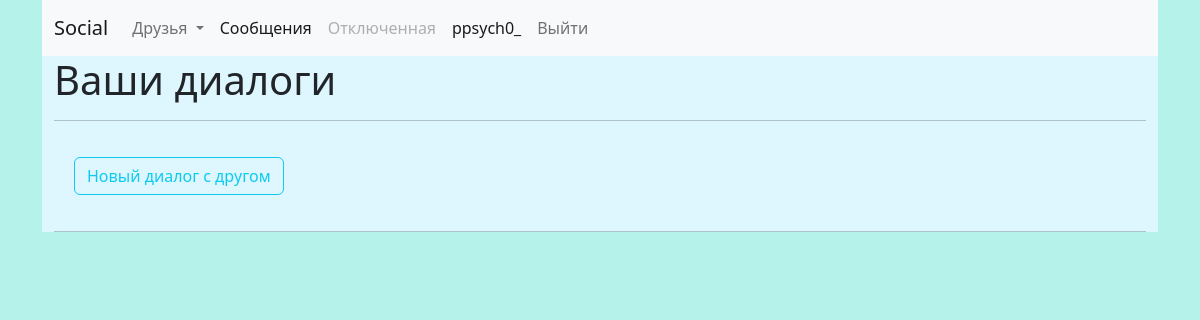
The page /chat/ (signed in) on the database as committed earlier.
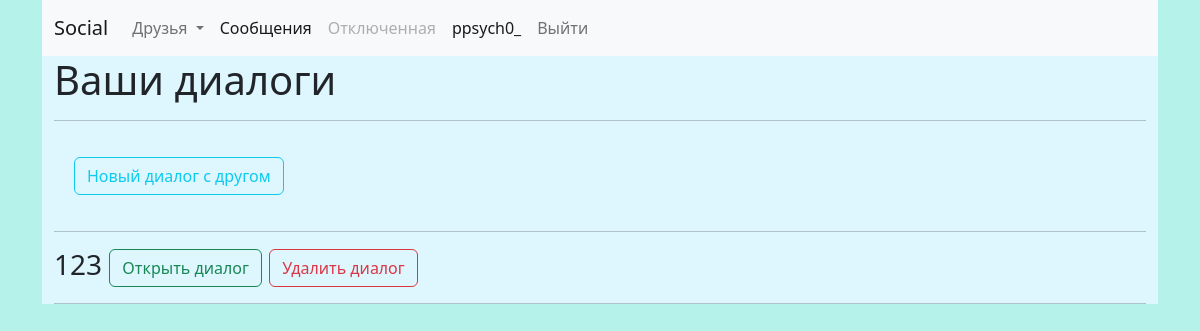
The same page on the database as committed later.
### users/models.py (models this page shows)
class User(AbstractUser):
	img = models.ImageField(upload_to='profile_photo/', blank=True)

### messanger/views.py (the view)
# urls.py: path('chat/', chat_list, name='chats'),
def chat_list(request):
	context = {}
	if request.method == 'GET':
		if 'add_new_chat' in request.GET:
				with_user_id = request.GET.get('with_user')
				with_user = User.objects.get(pk=with_user_id)
				if len(Chat.objects.filter(users__id=request.user.id).filter(users__id=with_user_id).all()) >= 1:
					context['error'] = 'Диалог с данным пользователем уже есть.'
				else:
					c = Chat()
					c.save()
					c.users.add(request.user, with_user)
					c.save()
					return HttpResponseRedirect(reverse('messanger:chats'))
		elif 'user' in request.GET and 'with_user' in request.GET:
			user = request.GET.get('user')
			with_user = request.GET.get('with_user')
			if int(user) == request.user.id:
				Chat.objects.filter(users__id=user).filter(users__id=with_user).delete()
			return HttpResponseRedirect(reverse('messanger:chats'))
	if len(Chat.objects.filter(users__id=request.user.id).all()) >= 1:
		context['chats'] = Chat.objects.filter(users__id=request.user.id).all()
		context['chats_with_id'] = []
		for chat in context['chats']:
			for user in chat.users.all():
				if user.username == request.user.username:
					continue
				else:
					context['chats_with_id'].append(user.id)
	else:
		context['chats'] = ''
	return render(request, 'messanger/chat_list.html', context=context)

### messanger/templates/messanger/chat_list.html (shortened to what this page needs)
{% extends 'base.html' %}
{% block content %}
<div class="container" style="background: #DEF7FE;">
	<h1>Ваши диалоги</h1>
	<hr>
	<a style="margin: 20px;" class="btn btn-outline-info"  href="#zatemnenie">Новый диалог c другом</a>
	<hr>
	{% if chats %}
	{% for chat in chats %}
	{%for user_dialog in chat.users.all%}
	{% if  user_dialog.id != user.id%}
		<h3>
			{{ user_dialog.username }}
			<a class="btn btn-outline-success" href="{% url 'messanger:chat' user.id user_dialog.id %}#new_msg">Открыть диалог</a>
			<a class="btn btn-outline-danger" href="{% url 'messanger:chats' %}?user={{user.id}}&with_user={{user_dialog.id}}">Удалить диалог</a>
			<hr>
		</h3>
		{%endif%}
		{%endfor%}
	{%empty%}
	<h3>У вас пока нет ни одного диалога, но вы можете начать его прямо сейчас</h3>
	{%endfor%}
	{%endif%}
</div>
{% endblock %}

Rows that differ between the two databases and show on the page:
now on this page (row edited): User: username "123"
